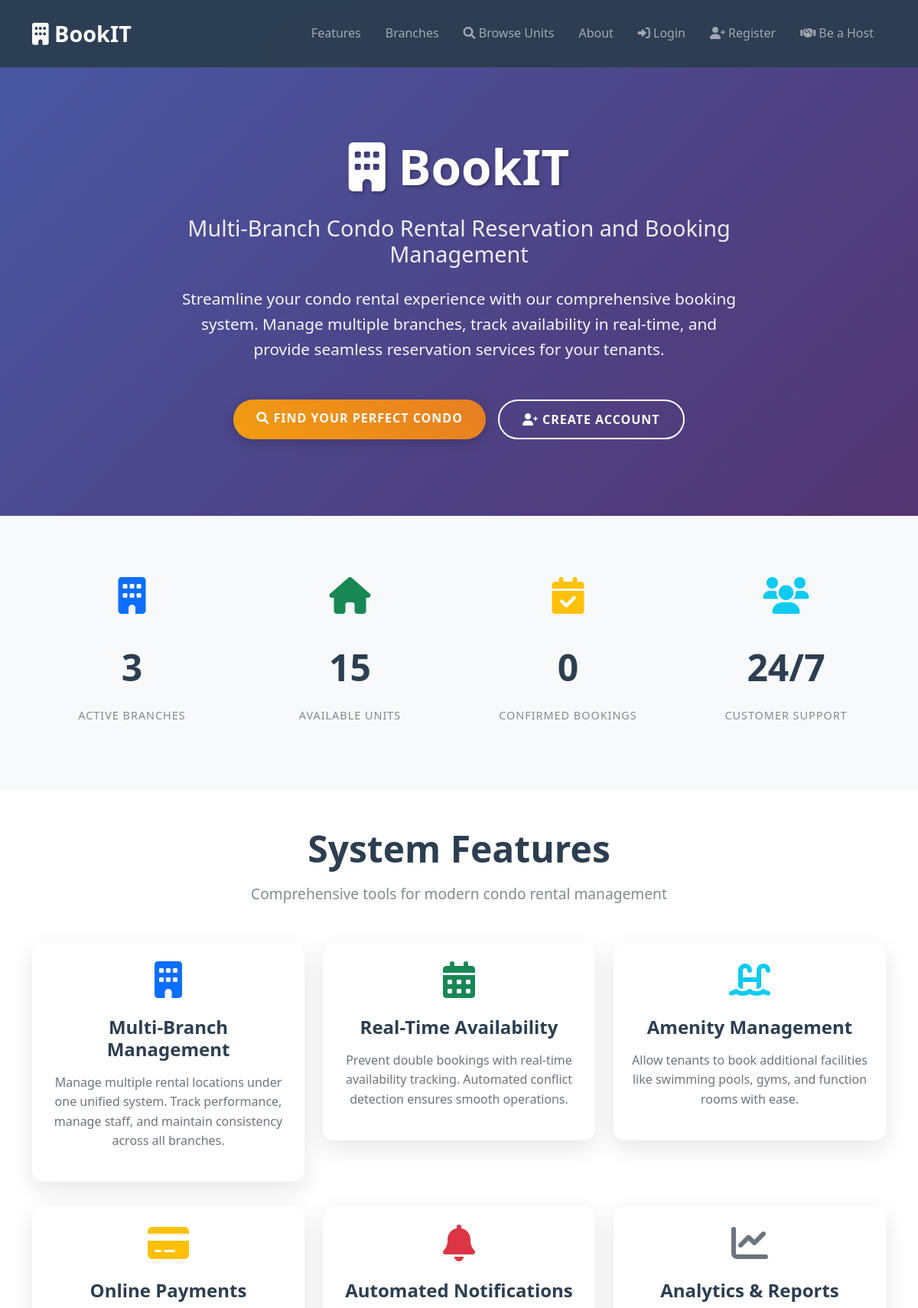
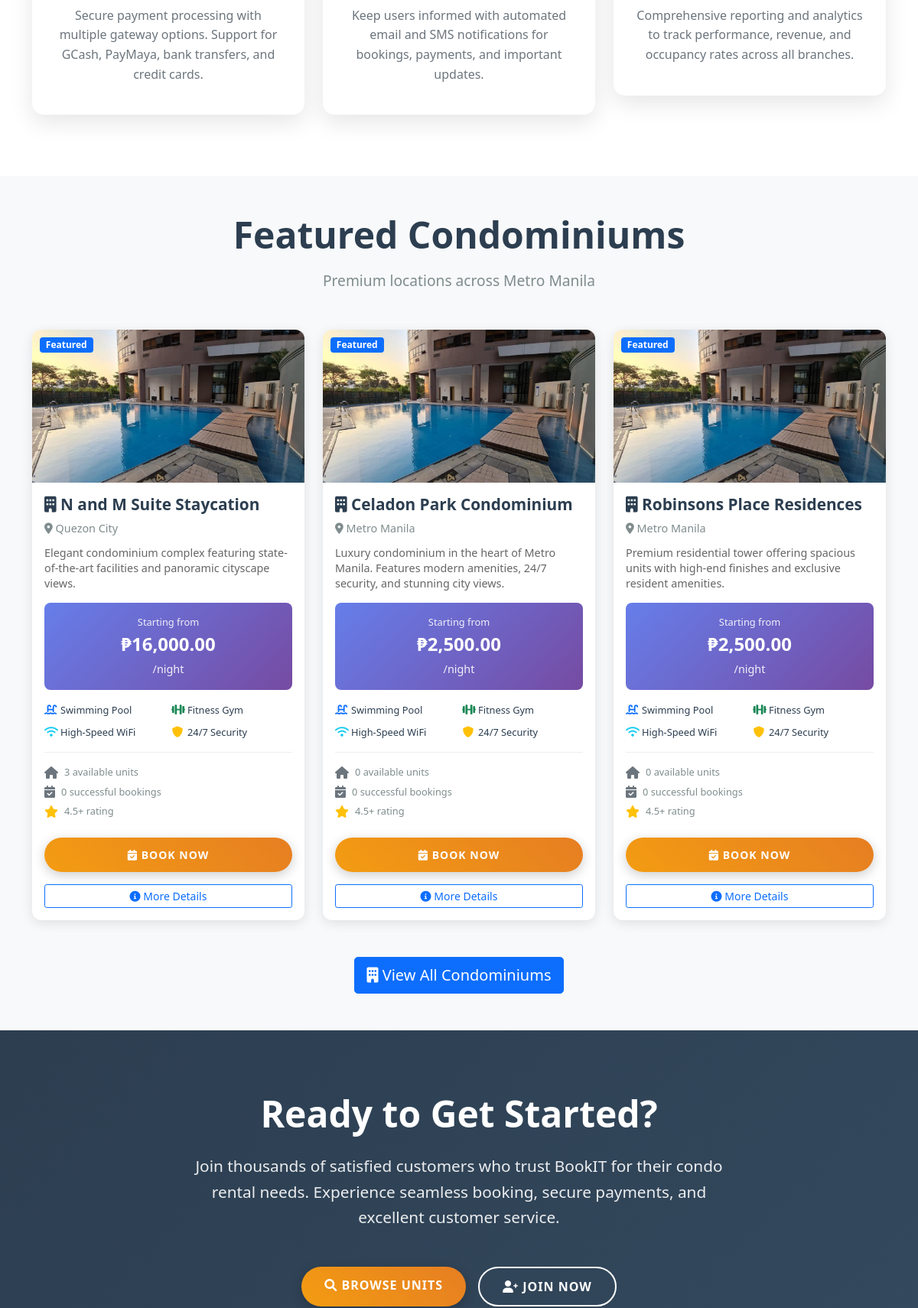
The page /public/index.php (upper part) on the database its author committed (2 pictures, top to bottom).
### tables this page shows
CREATE TABLE IF NOT EXISTS `branches` (
  `branch_id` int NOT NULL AUTO_INCREMENT,
  `branch_name` varchar(100) NOT NULL,
  `address` text NOT NULL,
  `city` varchar(50) NOT NULL,
  `contact_number` varchar(20) DEFAULT NULL,
  `email` varchar(100) DEFAULT NULL,
  `host_id` int DEFAULT NULL,
  `is_active` tinyint(1) DEFAULT '1',
  `created_at` timestamp NULL DEFAULT CURRENT_TIMESTAMP,
  `status` enum('active','inactive') DEFAULT 'active',
  PRIMARY KEY (`branch_id`),
  KEY `manager_id` (`host_id`)
);

### public/index.php (the view, shortened to what the rows shown need)
<?php
include '../includes/auth.php';
$featuredBranches = mysqli_query($conn, "
    SELECT b.*,
           COUNT(u.unit_id) as unit_count,
           COUNT(r.reservation_id) as booking_count,
           MIN(u.monthly_rate) as min_price,
           MAX(u.monthly_rate) as max_price
    FROM branches b
    LEFT JOIN units u ON b.branch_id = u.branch_id AND u.is_available = 1
    LEFT JOIN reservations r ON b.branch_id = r.branch_id AND r.status = 'confirmed'
    WHERE b.is_active = 1
    GROUP BY b.branch_id
    ORDER BY booking_count DESC
    LIMIT 3
");
?>
<!DOCTYPE html>
<html lang="en">
<head>
    <link href="https://cdn.jsdelivr.net/npm/bootstrap@5.1.3/dist/css/bootstrap.min.css" rel="stylesheet">
    <link href="https://cdnjs.cloudflare.com/ajax/libs/font-awesome/6.0.0/css/all.min.css" rel="stylesheet">
    <link rel="stylesheet" href="../assets/css/public/index.css?v=<?php echo time(); ?>">
</head>
<body>
<section class="hero-section">
    <div class="container">
        <div class="row">
            <div class="col-lg-8 mx-auto">
                <h1 class="display-4 fw-bold mb-4 text-white">
                    <i class="fas fa-building"></i> BookIT
                </h1>
                <h2 class="h3 mb-4 text-white">Multi-Branch Condo Rental Reservation and Booking Management</h2>
            </div>
        </div>
    </div>
</section>
    <section id="features" class="py-5">
        <div class="container">
            <div class="text-center mb-5">
                <h2 class="display-5 fw-bold">System Features</h2>
            </div>
        </div>
    </section>
<section id="branches" class="py-5 bg-light">
    <div class="container">
        <div class="text-center mb-5">
            <h2 class="display-5 fw-bold">Featured Condominiums</h2>
        </div>
        <div class="row">
            <?php if (mysqli_num_rows($featuredBranches) > 0): ?>
                <?php while ($branch = mysqli_fetch_assoc($featuredBranches)):
                    $branch_images = [
                        'BGC' => 'condoBGC.jpg',
                        'Makati' => 'makati-condo.jpg',
                        'Ortigas' => 'ortigas-condo.jpg',
                        'Mandaluyong' => 'mandaluyong-condo.jpg',
                        'Quezon City' => 'qc-condo.jpg',
                        'Pasig' => 'pasig-condo.jpg'
                    ];
                    $branch_city = $branch['city'] ?? 'Metro Manila';
                    $image_name = 'condoBGC.jpg';
                    foreach ($branch_images as $city => $img) {
                        if (stripos($branch_city, $city) !== false) {
                            $image_name = $img;
                            break;
                        }
                    }
                    $image_path = "../assets/images/branches/" . $image_name;
                    $default_image = "../assets/images/branches/condoBGC.jpg";
                ?>
                    <div class="col-md-4 mb-4">
                        <div class="card luxury-card h-100">
                            <div class="branch-image-container">
                                <img src="<?php echo file_exists($image_path) ? $image_path : $default_image; ?>"
                                     class="branch-image"
                                     alt="<?php echo $branch['branch_name']; ?>"
                                     onerror="this.src='<?php echo $default_image; ?>'">
                                <div class="branch-overlay">
                                    <span class="badge bg-primary">Featured</span>
                                </div>
                            </div>
                            <div class="card-body">
                                <h5 class="card-title luxury-title">
                                    <i class="fas fa-building"></i> <?php echo $branch['branch_name']; ?>
                                </h5>
                                <p class="card-text luxury-location">
                                    <i class="fas fa-map-marker-alt"></i> <?php echo $branch['city']; ?>
                                </p>
                                <p class="branch-description">
                                    <?php
                                    $descriptions = [
                                        "Luxury condominium in the heart of {$branch['city']}. Features modern amenities, 24/7 security, and stunning city views.",
                                        "Premium residential tower offering spacious units with high-end finishes and exclusive resident amenities.",
                                        "Contemporary living spaces with resort-style facilities and convenient access to business districts.",
                                        "Elegant condominium complex featuring state-of-the-art facilities and panoramic cityscape views."
                                    ];
                                    echo $descriptions[array_rand($descriptions)];
                                    ?>
                                </p>
                                <div class="luxury-price mb-3">
                                    <span class="price-from">Starting from</span>
                                    <span class="price-amount">₱<?php echo number_format($branch['min_price'] ?? 2500, 2); ?></span>
                                    <span class="price-period">/night</span>
                                </div>
                                <div class="key-features mb-3">
                                    <div class="feature-item">
                                        <i class="fas fa-swimming-pool text-primary"></i>
                                        <span>Swimming Pool</span>
                                    </div>
                                    <div class="feature-item">
                                        <i class="fas fa-dumbbell text-success"></i>
                                        <span>Fitness Gym</span>
                                    </div>
                                    <div class="feature-item">
                                        <i class="fas fa-wifi text-info"></i>
                                        <span>High-Speed WiFi</span>
                                    </div>
                                    <div class="feature-item">
                                        <i class="fas fa-shield-alt text-warning"></i>
                                        <span>24/7 Security</span>
                                    </div>
                                </div>
                                <div class="branch-stats mt-3">
                                    <div class="stat-item">
                                        <i class="fas fa-home text-muted"></i>
                                        <small><?php echo $branch['unit_count']; ?> available units</small>
                                    </div>
                                    <div class="stat-item">
                                        <i class="fas fa-calendar-check text-muted"></i>
                                        <small><?php echo $branch['booking_count']; ?> successful bookings</small>
                                    </div>
                                    <div class="stat-item">
                                        <i class="fas fa-star text-warning"></i>
                                        <small>4.5+ rating</small>
                                    </div>
                                </div>
                                <div class="luxury-actions mt-4">
                                    <button type="button" class="btn btn-luxury btn-sm w-100 book-now-btn"
                                            data-branch-id="<?php echo $branch['branch_id']; ?>"
                                            data-branch-name="<?php echo htmlspecialchars($branch['branch_name']); ?>"
                                            data-branch-price="<?php echo $branch['min_price'] ?? 2500; ?>"
                                            data-branch-location="<?php echo htmlspecialchars($branch['city']); ?>">
                                        <i class="fas fa-calendar-check"></i> Book Now
                                    </button>
                                    <a href="branch_details.php?id=<?php echo $branch['branch_id']; ?>"
                                       class="btn btn-outline-primary btn-sm w-100 mt-2">
                                        <i class="fas fa-info-circle"></i> More Details
                                    </a>
                                </div>
                            </div>
                        </div>
                    </div>
                <?php endwhile; ?>
            <?php endif; ?>
        </div>
    </div>
</section>
<section class="cta-section">
    <div class="container">
        <div class="row">
            <div class="col-lg-8 mx-auto text-center">
                <h2 class="display-5 fw-bold mb-4 text-white">Ready to Get Started?</h2>
            </div>
        </div>
    </div>
</section>
</body>
</html>

### rows shown on the page
branches: branch_name "N and M Suite Staycation", city "Quezon City", min_price "16,000.00", unit_count "3", booking_count "0"
branches: branch_name "Celadon Park Condominium", city "Metro Manila", min_price "2,500.00", unit_count "0", booking_count "0"
branches: branch_name "Robinsons Place Residences", city "Metro Manila", min_price "2,500.00", unit_count "0", booking_count "0"

### other values the page prints
$totalBranches['total'] "3"
$totalUnits['total'] "15"
$totalReservations['total'] "0"
